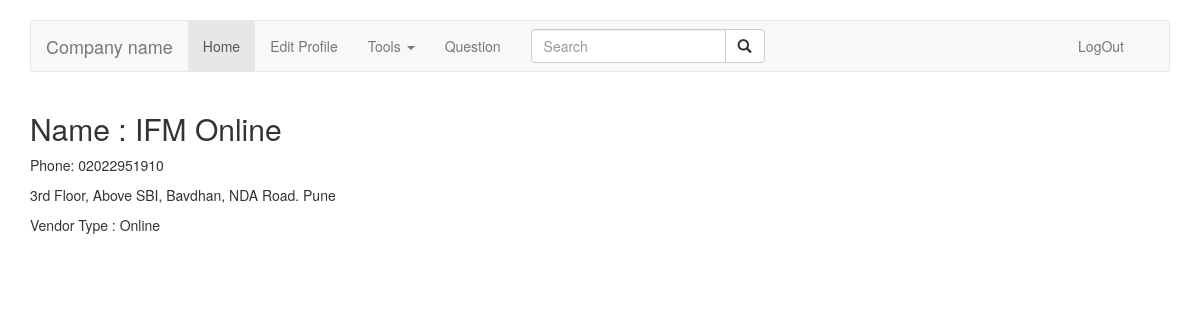
The app's page /vendorDetails/2/ (signed in), older data.
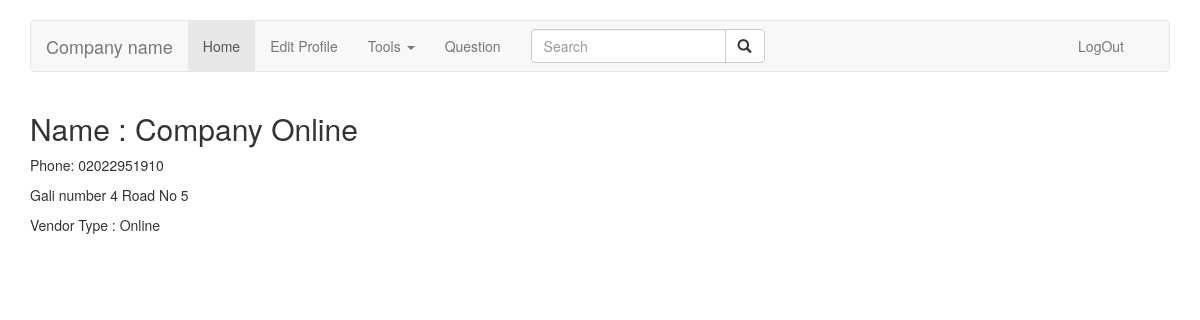
The same page, newer data.
### Evaluator/models.py (models this page shows, shortened)
class Vendor(models.Model):
    name = models.CharField(max_length=100)
    contact_validator = RegexValidator(regex='\d+')
    phone_number = models.CharField(max_length=20, validators=[contact_validator], null=True)
    address = models.TextField()
    type_choices = (
        ('O', 'Online'),
        ('R', 'Reference'),
        ('RS', 'Recruitment Service'),
        ('OT', 'Other'),
        ('N', 'None')
                     )
    v_type = models.CharField( # This field can be shown in template as get_status_display
                        max_length=2,
                        choices=type_choices,
                        default='N'
                             )
    def __str__(self):  # __unicode__ on Python 2
        return self.name

### Evaluator/views.py (the view)
# urls.py: url(r'^vendorDetails/(?P<vendor_pk>\d+)/$', views.vendor_details, name="vendor_details"),
@user_passes_test(lambda u: u.is_staff)
@login_required
def vendor_details(request, vendor_pk):
    vendor = Vendor.objects.get(pk=vendor_pk)
    return render(request, 'details_vendors.html', {'vendor': vendor})

### Evaluator/templates/details_vendors.html
{% extends 'base.html' %}
{% block content %}
<h2>Name : {{ vendor }}</h2>
<p>Phone: {{ vendor.phone_number }}</p>
{% if vendor.address %}
    <p>{{ vendor.address }}</p>
{% endif %}
<p>Vendor Type : {{ vendor.get_v_type_display }}</p>
{% endblock %}

### Evaluator/templates/base.html (shortened to what this page needs)
<!DOCTYPE html>
<html lang="en">
{% load static %}
<head>
    <link rel="stylesheet" href="https://maxcdn.bootstrapcdn.com/bootstrap/3.3.7/css/bootstrap.min.css" >
</head>
<body>
    <br>
    <div class="container">
        <nav class="navbar navbar-default">
          <div class="container-fluid">
              <div class="navbar-header">
                  <a class="navbar-brand" href="">Company name</a>
              </div>
              <div id="navbar" class="navbar-collapse collapse">
                  {% if user.is_authenticated %}
                      <ul class="nav navbar-nav">
                        <li class="active"><a href="/profile">Home</a></li>
                        <li><a href="/profile/edit">Edit Profile</a></li>
                        <li class="dropdown"><a href="#" class="dropdown-toggle" data-toggle="dropdown" role="button" aria-haspopup="true" aria-expanded="false">Tools <span class="caret"></span></a>
                        </li>
                        <li><a href="{% url 'Evaluator:question_list' %}">Question</a></li>
                      </ul>
              <div class="nav navbar-nav">
                  <form class="navbar-form" role="search" action="{% url 'Evaluator:globalsearch' %}" method="get">
                    <div class="input-group">
                        <input type="text" class="form-control" placeholder="Search" name="searchKeyword" id="searchKeyword">
                        <div class="input-group-btn">
                            <button class="btn btn-default" type="submit"><i class="glyphicon glyphicon-search"></i></button>
                        </div>
                    </div>
                  </form>
              </div>
                    <ul class="nav navbar-nav pull-right">
                      <li><a href="/logout">LogOut</a></li>
                    </ul>
                      {% endif %}
                  </div>
                </div>
              </nav>
                </div>
    <div class="container">
    {% block content %}{% endblock %}
    </div>
</body>
</html>

Row changes from the older to the newer data that the page shows:
changed Vendor "Online": name "IFM Online" → "Company Online"; address "3rd Floor, Above SBI, Bavdhan, NDA Road. Pune" → "Gali number 4 Road No 5"
